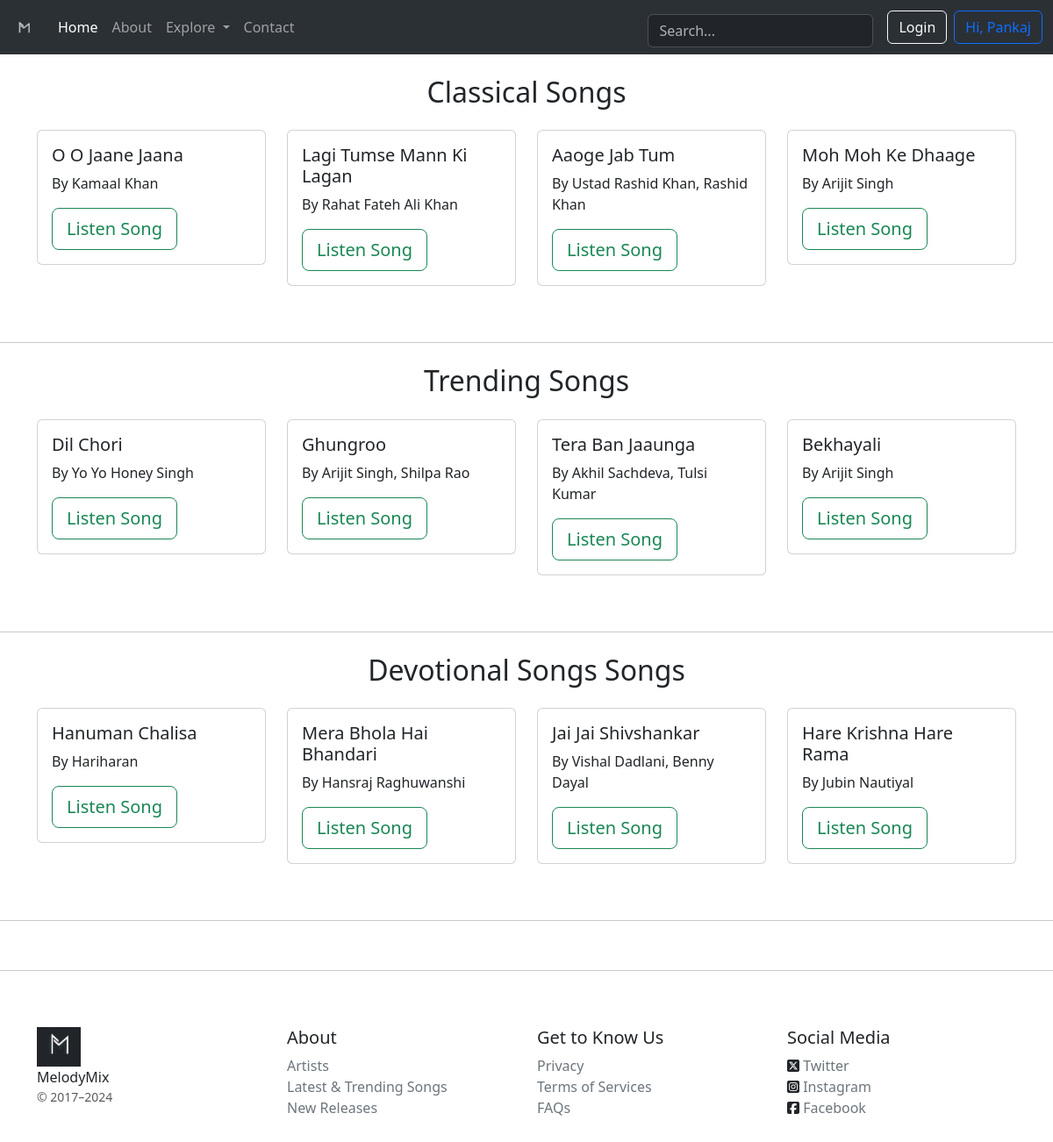
Screenshot of /explore/ (signed in) with the database file from the repository.
### htmlwebsite/models.py (models this page shows, shortened)
class Classical_Song(models.Model):
    song_id = models.AutoField(primary_key=True)
    title = models.CharField(max_length=5000)
    artist = models.CharField(max_length=5000)
    movie_name = models.CharField(max_length=5000, null=True)
    release_year = models.CharField(max_length=100, null=True)
    genre = models.CharField(max_length=2000)
    image = models.ImageField(upload_to='media/song_covers/', null=True, blank=True)
    song_file = models.FileField(upload_to='media/song_files/')

class Trending_Song(models.Model):
    song_id = models.AutoField(primary_key=True)
    title = models.CharField(max_length=5000)
    artist = models.CharField(max_length=5000)
    movie_name = models.CharField(max_length=5000, null=True)
    release_year = models.CharField(max_length=100, null=True)
    genre = models.CharField(max_length=2000)
    image = models.ImageField(upload_to='media/song_covers/', null=True, blank=True)
    song_file = models.FileField(upload_to='media/song_files/')

class Devotional_Song(models.Model):
    song_id = models.AutoField(primary_key=True)
    title = models.CharField(max_length=5000)
    artist = models.CharField(max_length=5000)
    movie_name = models.CharField(max_length=5000, null=True)
    release_year = models.CharField(max_length=100, null=True)
    genre = models.CharField(max_length=2000)
    image = models.ImageField(upload_to='media/song_covers/', null=True, blank=True)
    song_file = models.FileField(upload_to='media/song_files/')

### htmlwebsite/views.py (the view)
# urls.py: path('explore/', views.explore, name = 'explore'),
def explore(request):
    classical = Classical_Song.objects.all()
    trending = Trending_Song.objects.all()
    devotional = Devotional_Song.objects.all()
    context = {
        'class': classical,
        'trend': trending,
        'devote': devotional,
    }
    return render(request, 'explore.html', context)

### Templates/explore.html
{% extends "base.html" %}
{% block body %}
<div class="container">
    <h2 class="text-center mb-4 mt-4">Classical Songs</h2>
    <div class="row justify-content-center">
        {% for i in class %}
        <div class="col-md-3">
            <div class="card mb-4">
                <div class="card-body">
                    <h5 class="card-title">{{ i.title }}</h5>
                    <p class="card-text">By {{i.artist}}</p>
                    <a class="btn btn-outline-success btn-lg" href="{% url 'htmlwebsite:song_post' id=i.song_id %}">Listen Song</a>
                </div>
            </div>
        </div>
        {% endfor %}
    </div>
</div>
<br>
<hr>
<div class="container">
    <h2 class="text-center mb-4 mt-4">Trending Songs</h2>
    <div class="row justify-content-center">
        {% for y in trend %}
        <div class="col-md-3">
            <div class="card mb-4">
                <div class="card-body">
                    <h5 class="card-title">{{ y.title }}</h5>
                    <p class="card-text">By {{y.artist}}</p>
                    <a class="btn btn-outline-success btn-lg" href={% url 'htmlwebsite:song_post' id=y.song_id %}>Listen Song</a>
                </div>
            </div>
        </div>
        {% endfor %}
    </div>
</div>
<br>
<hr>
<div class="container">
    <h2 class="text-center mb-4 mt-4">Devotional Songs Songs</h2>
    <div class="row justify-content-center">
        {% for z in devote %}
        <div class="col-md-3">
            <div class="card mb-4">
                <div class="card-body">
                    <h5 class="card-title">{{ z.title }}</h5>
                    <p class="card-text">By {{z.artist}}</p>
                    <a class="btn btn-outline-success btn-lg" href="{% url 'htmlwebsite:song_post' id=z.song_id %}">Listen Song</a>
                </div>
            </div>
        </div>
        {% endfor %}
    </div>
</div>
<br>
<hr>
{% endblock body %}

### Templates/base.html (shortened to what this page needs)
<!DOCTYPE html>
<html lang="en">
  <head>
    {% load static %}
    <link
      href="https://cdn.jsdelivr.net/npm/bootstrap@5.3.3/dist/css/bootstrap.min.css"
      rel="stylesheet"
    />
    <link rel="stylesheet" href="{% static "CSSFiles/style.css" %}">
    <link
      rel="stylesheet"
      href="https://cdnjs.cloudflare.com/ajax/libs/font-awesome/6.5.1/css/all.min.css"
    />
  </head>
  <body>
    <nav class="navbar navbar-expand-lg bg-body-tertiary" data-bs-theme="dark">
      <div class="container-fluid">
        <a class="navbar-brand" href="/">
          <img
            src="{%static 'Images/Logo.png'%}"
            alt="MeLoDyMiX"
            width="30"
            height="24"
          />
        </a>
        <div class="collapse navbar-collapse" id="navbarSupportedContent">
          <ul class="navbar-nav me-auto mb-2 mb-lg-0">
            <li class="nav-item">
              <a class="nav-link active" aria-current="page" href="/">Home</a>
            </li>
            <li class="nav-item">
              <a class="nav-link" href="{%url 'htmlwebsite:about'%}">About</a>
            </li>
            <li class="nav-item dropdown">
              <a
                class="nav-link dropdown-toggle"
                href="#"
                role="button"
                data-bs-toggle="dropdown"
                aria-expanded="false"
              >
                Explore
              </a>
            </li>
            <li class="nav-item">
              <a class="nav-link" href="{%url 'htmlwebsite:contact'%}"
                >Contact</a
              >
            </li>
          </ul>
          <form class="col-12 col-lg-auto mt-2 mb-3 mb-lg-0 me-lg-3" method="GET"  action="{% url 'htmlwebsite:search' %}" role="search"> {% csrf_token %}
            <input
              type="search"
              class="form-control form-control-dark text-bg-dark"
              placeholder="Search..."
              aria-label="Search"
            />
          </form>
          <div class="text-end">
            <a style="text-decoration:none;" href="{% url 'htmlwebsite:login' %}">
              <button type="button"  class="btn btn-outline-light me-2">
                Login
              </button>
            </a>
          </div>
          <div >
            {% if user.is_authenticated %}
            <p class="btn btn-outline-primary m-auto" >
                Hi, {{request.user}}
            </p>
            {% endif %}
          </div>
        </div>
      </div>
    </nav>
    {% block body %} {% endblock body %}
  <br>
    <hr>
    <footer class="container py-5">
      <div class="row">
        <div class="col-12 col-md">
          <img src="{% static "Images/Logo.png" %}" width="50" height="45"
          class='bg-dark' >
          <div class="">MelodyMix</div>
          <small class="d-block mb-3 text-body-secondary">© 2017–2024</small>
        </div>
        <div class="col-6 col-md">
          <h5>About</h5>
          <ul class="list-unstyled text-small">
            <li>
              <a class="link-secondary text-decoration-none" href="#"
                >Artists</a
              >
            </li>
            <li>
              <a class="link-secondary text-decoration-none" href="#"
                >Latest & Trending Songs</a
              >
            </li>
            <li>
              <a class="link-secondary text-decoration-none" href="#"
                >New Releases</a
              >
            </li>
          </ul>
        </div>
        <div class="col-6 col-md">
          <h5>Get to Know Us</h5>
          <ul class="list-unstyled text-small">
            <li>
              <a class="link-secondary text-decoration-none" href="#"
                >Privacy</a
              >
            </li>
            <li>
              <a class="link-secondary text-decoration-none" href="#"
                >Terms of Services</a
              >
            </li>
            <li>
              <a class="link-secondary text-decoration-none" href="#">FAQs</a>
            </li>
          </ul>
        </div>
        <div class="col-6 col-md">
          <h5>Social Media</h5>
          <ul class="list-unstyled text-small">
            <li>
              <i class="fa-brands fa-square-x-twitter"></i>
              <a class="link-secondary text-decoration-none" href="#"
                >Twitter</a
              >
            </li>
            <li>
              <i class="fa-brands fa-square-instagram"></i>
              <a class="link-secondary text-decoration-none" href="#"
                >Instagram</a
              >
            </li>
            <li>
              <i class="fa-brands fa-square-facebook"></i>
              <a class="link-secondary text-decoration-none" href="#"
                >Facebook</a
              >
            </li>
          </ul>
        </div>
      </div>
    </footer>
  </body>
</html>

### static/CSSFiles/style.css (style rules this page uses)
.navbar { z-index: 1; }

### rows the page displays
Classical_Song: title "O O Jaane Jaana", artist "Kamaal Khan"
Classical_Song: title "Lagi Tumse Mann Ki Lagan", artist "Rahat Fateh Ali Khan"
Classical_Song: title "Aaoge Jab Tum", artist "Ustad Rashid Khan, Rashid Khan"
Classical_Song: title "Moh Moh Ke Dhaage", artist "Arijit Singh"
Trending_Song: title "Dil Chori", artist "Yo Yo Honey Singh"
Trending_Song: title "Ghungroo", artist "Arijit Singh, Shilpa Rao"
Trending_Song: title "Tera Ban Jaaunga", artist "Akhil Sachdeva, Tulsi Kumar"
Trending_Song: title "Bekhayali", artist "Arijit Singh"
Devotional_Song: title "Hanuman Chalisa", artist "Hariharan"
Devotional_Song: title "Mera Bhola Hai Bhandari", artist "Hansraj Raghuwanshi"
Devotional_Song: title "Jai Jai Shivshankar", artist "Vishal Dadlani, Benny Dayal"
Devotional_Song: title "Hare Krishna Hare Rama", artist "Jubin Nautiyal"

### other values shown
{{ request.user }} "Pankaj"
